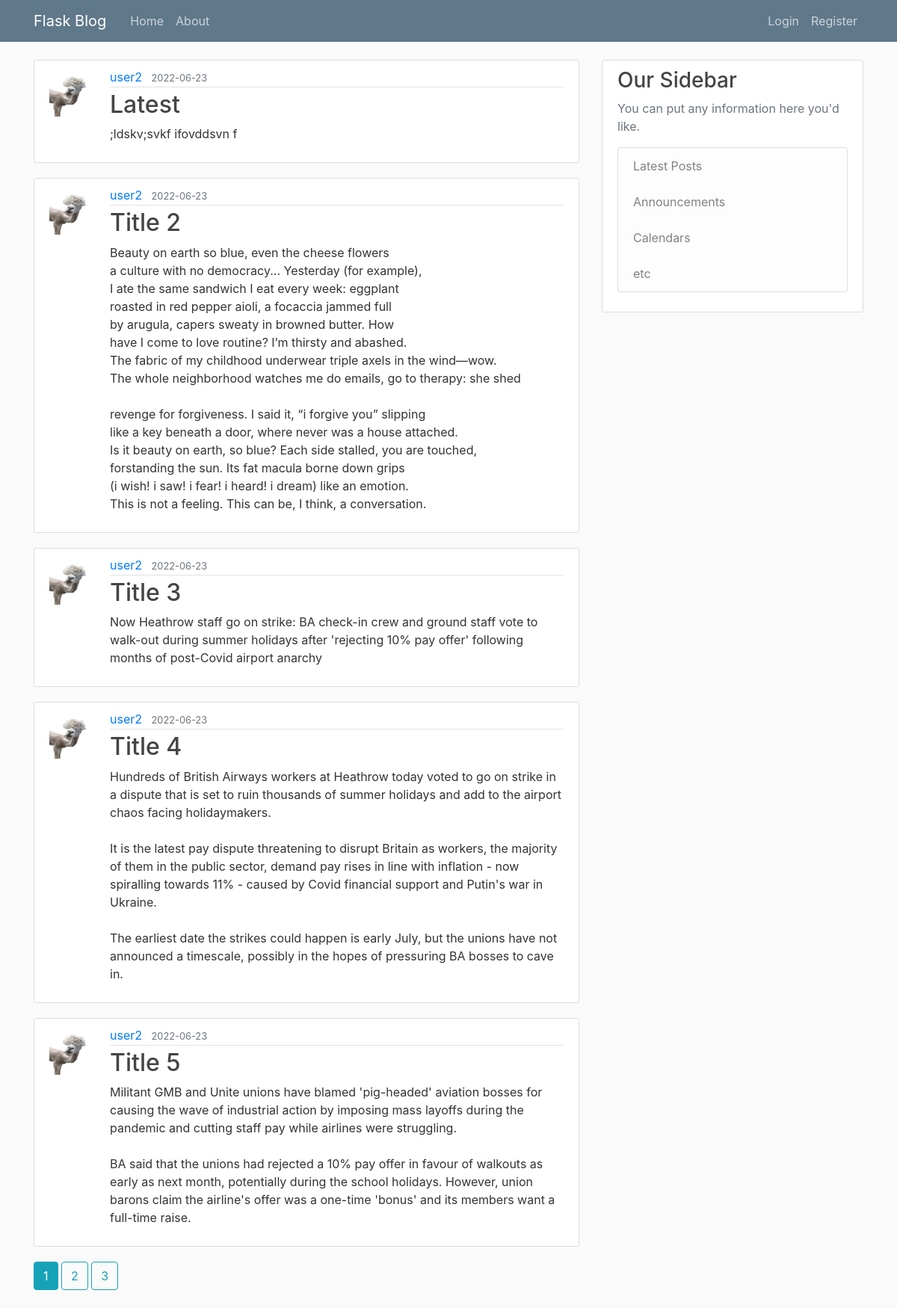
Page /home on the earlier database version.
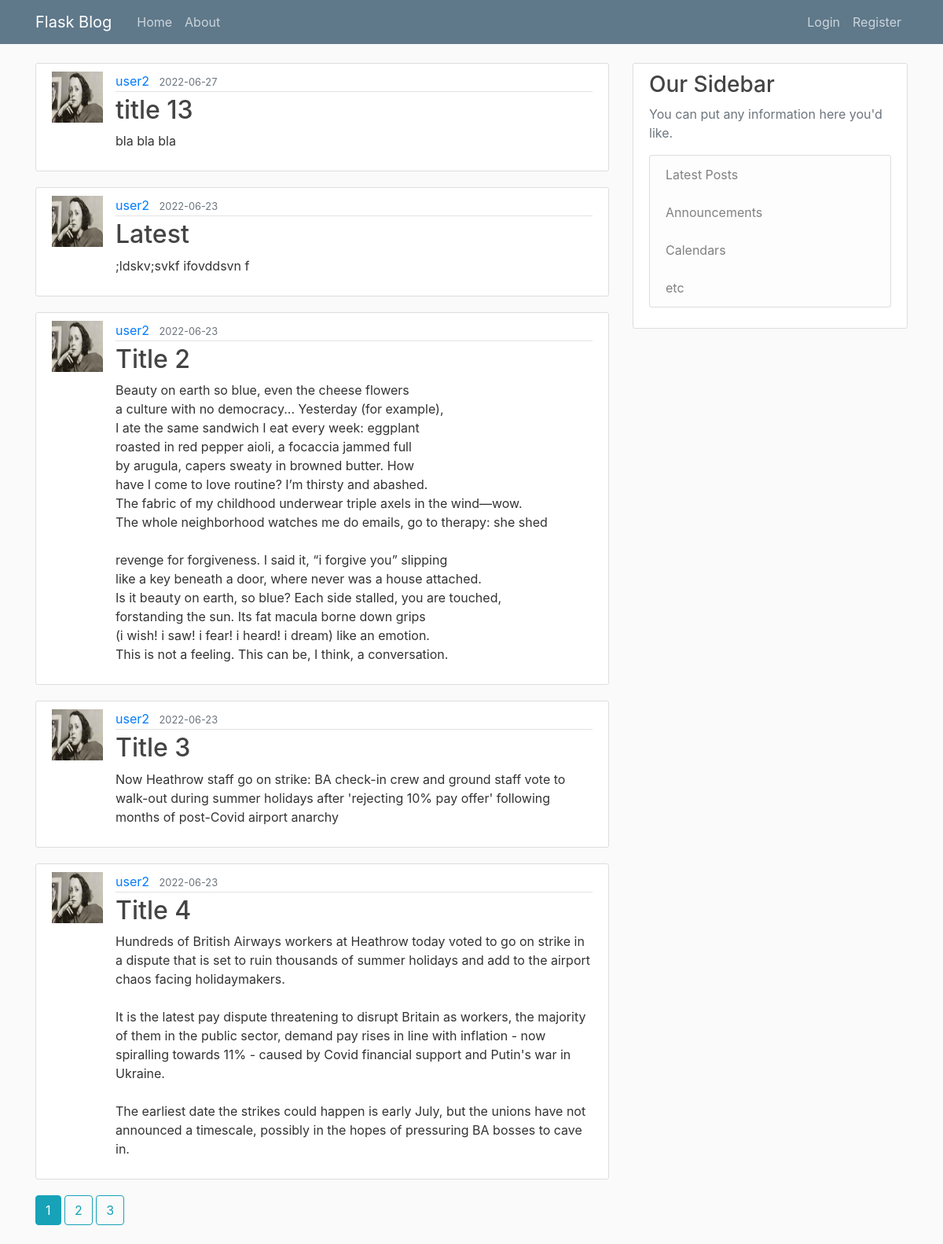
Same page on the later database version.
### flaskblog/models.py (models this page shows, shortened)
class Post(db.Model):
    id = db.Column(db.Integer, primary_key=True)
    title = db.Column(db.String(100), nullable=False)
    date_posted = db.Column(db.DateTime, nullable=False, default=dt.utcnow())
    content = db.Column(db.Text, nullable=False)
    user_id = db.Column(db.Integer, db.ForeignKey('user.id'), nullable=False)

class User(db.Model, UserMixin):
    id = db.Column(db.Integer, primary_key=True)
    username = db.Column(db.String(20), unique=True, nullable=False)
    email = db.Column(db.String(120), unique=True, nullable=False)
    image_file = db.Column(db.String(20), nullable=False, default='default.jpg')
    password = db.Column(db.String(60), nullable=False)
    posts = db.relationship('Post', backref='author', lazy=True)

### flaskblog/main/routes.py (the view)
@main.route("/")
@main.route("/home")
def home():
    page = request.args.get('page', 1, type=int)
    posts = Post.query.order_by(Post.date_posted.desc()).paginate(page=page, per_page=5)
    return render_template('home.html', posts=posts)

### flaskblog/templates/home.html (shortened to what this page needs)
{% extends "layout.html" %}
{% block content %}
    {% for post in posts.items %}
        <article class="media content-section">
          <img src="{{ url_for('static', filename='profile_pict/' + post.author.image_file) }}" alt="" class="rouded-circle article-img">
          <div class="media-body">
            <div class="article-metadata">
              <a class="mr-2" href="{{ url_for('users.user_posts', username=post.author.username) }}">{{ post.author.username }}</a>
              <small class="text-muted">{{ post.date_posted.strftime('%Y-%m-%d') }}</small>
            </div>
            <h2><a class="article-title" href="{{ url_for('posts.post', post_id=post.id) }}">{{ post.title }}</a></h2>
            <p class="article-content">{{ post.content }}</p>
          </div>
        </article>
    {% endfor %}
    {% for page_num in posts.iter_pages(left_edge=1, right_edge=1, left_current=1, right_current=2) %}
        {% if page_num %}
        {% if posts.page == page_num %}
          <a class="btn btn-info mb-4" href="{{ url_for('main.home', page=page_num) }}">{{ page_num }} </a>
        {% else %}
          <a class="btn btn-outline-info mb-4" href="{{ url_for('main.home', page=page_num) }}">{{ page_num }} </a>
        {% endif %}
        {% endif %}
    {% endfor %}
{% endblock content %}

Differences in the rows shown:
no longer on this page (row unchanged): Post: image_file (picture), author.username "user2", date_posted "2022-06-23", title "Title 5", content "Militant GMB and Unite unions have blamed 'pig-headed' aviation bosses for causing the wave of industrial action by imposing mass layoffs during the pandemic and cutting staff pay while airlines were struggling. BA said that the unions had rejected a 10% pay offer in favour of walkouts as early as next month, potentially during the school holidays. However, union barons claim the airline's offer was a one-time 'bonus' and its members want a full-time raise."
added Post: image_file (picture), author.username "user2", date_posted "2022-06-27", title "title 13", content "bla bla bla"
changed through a linked row, Post "Latest": image_file: a different picture
changed through a linked row, Post "Title 2": image_file: a different picture
changed through a linked row, Post "Title 3": image_file: a different picture
changed through a linked row, Post "Title 4": image_file: a different picture
